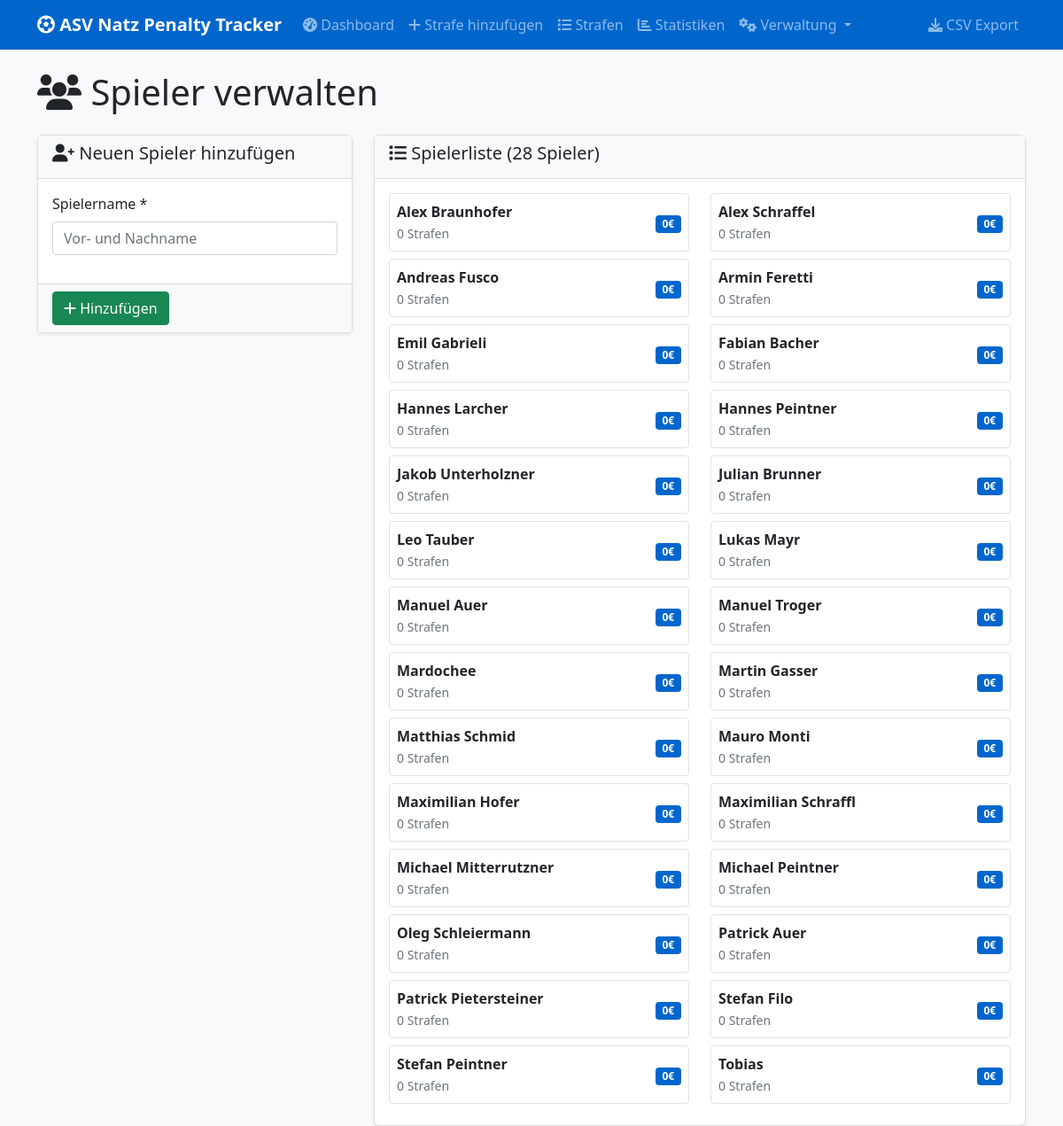
The page /players on the database its author committed.
### app.py (models this page shows)
class Player(db.Model):
    id = db.Column(db.Integer, primary_key=True)
    name = db.Column(db.String(100), nullable=False, unique=True)

### app.py (the view)
@app.route('/players')
def players():
    players = Player.query.order_by(Player.name).all()
    return render_template('players.html', players=players)

### templates/players.html (shortened to what this page needs)
{% extends "base.html" %}
{% block content %}
<div class="row">
    <div class="col-12">
        <h1 class="mb-4"><i class="fas fa-users"></i> Spieler verwalten</h1>
    </div>
</div>
<div class="row">
    <div class="col-md-4">
        <div class="card">
            <div class="card-header">
                <h5><i class="fas fa-user-plus"></i> Neuen Spieler hinzufügen</h5>
            </div>
            <form method="POST" action="{{ url_for('add_player') }}">
                <div class="card-body">
                    <div class="mb-3">
                        <label for="name" class="form-label">Spielername *</label>
                        <input type="text" class="form-control" id="name" name="name"
                               placeholder="Vor- und Nachname" required>
                    </div>
                </div>
                <div class="card-footer">
                    <button type="submit" class="btn btn-success">
                        <i class="fas fa-plus"></i> Hinzufügen
                    </button>
                </div>
            </form>
        </div>
    </div>
    <div class="col-md-8">
        <div class="card">
            <div class="card-header">
                <h5><i class="fas fa-list"></i> Spielerliste ({{ players|length }} Spieler)</h5>
            </div>
            <div class="card-body">
                {% if players %}
                    <div class="row">
                        {% for player in players %}
                            <div class="col-md-6 mb-2">
                                <div class="d-flex justify-content-between align-items-center p-2 border rounded">
                                    <div>
                                        <strong>{{ player.name }}</strong>
                                        <br>
                                        <small class="text-muted">
                                            {{ player.penalty_entries|length }} Strafen
                                        </small>
                                    </div>
                                    <div>
                                        <span class="badge bg-primary">
                                            {% set total_amount = player.penalty_entries|sum(attribute='total_amount') %}
                                            {{ "%.0f"|format(total_amount) }}€
                                        </span>
                                    </div>
                                </div>
                            </div>
                        {% endfor %}
                    </div>
                {% else %}
                    <div class="text-center py-4">
                        <i class="fas fa-users fa-3x text-muted mb-3"></i>
                        <h5>Keine Spieler gefunden</h5>
                        <p class="text-muted">Fügen Sie den ersten Spieler hinzu.</p>
                    </div>
                {% endif %}
            </div>
        </div>
    </div>
</div>
{% endblock %}

### static/css/style.css (style rules this page uses)
body { font-family: 'Segoe UI', Tahoma, Geneva, Verdana, sans-serif; background-color: #f8f9fa; }
.card { box-shadow: 0 0.125rem 0.25rem rgba(0, 0, 0, 0.075); border: 1px solid rgba(0, 0, 0, 0.125); border-radius: 0.375rem; }
.card-header { background-color: #f8f9fa; border-bottom: 1px solid rgba(0, 0, 0, 0.125); font-weight: 600; }
.bg-primary { background-color: #0066cc !important; }
.badge { font-size: 0.75em; }
.card-footer { background-color: #f8f9fa; border-top: 1px solid rgba(0, 0, 0, 0.125); }
.card { animation: fadeInUp 0.3s ease-out; }

### rows shown on the page
Player: name "Alex Braunhofer", penalty_entries|length "0", total_amount "0"
Player: name "Alex Schraffel", penalty_entries|length "0", total_amount "0"
Player: name "Andreas Fusco", penalty_entries|length "0", total_amount "0"
Player: name "Armin Feretti", penalty_entries|length "0", total_amount "0"
Player: name "Emil Gabrieli", penalty_entries|length "0", total_amount "0"
Player: name "Fabian Bacher", penalty_entries|length "0", total_amount "0"
Player: name "Hannes Larcher", penalty_entries|length "0", total_amount "0"
Player: name "Hannes Peintner", penalty_entries|length "0", total_amount "0"
Player: name "Jakob Unterholzner", penalty_entries|length "0", total_amount "0"
Player: name "Julian Brunner", penalty_entries|length "0", total_amount "0"
Player: name "Leo Tauber", penalty_entries|length "0", total_amount "0"
Player: name "Lukas Mayr", penalty_entries|length "0", total_amount "0"
Player: name "Manuel Auer", penalty_entries|length "0", total_amount "0"
Player: name "Manuel Troger", penalty_entries|length "0", total_amount "0"
Player: name "Mardochee", penalty_entries|length "0", total_amount "0"
Player: name "Martin Gasser", penalty_entries|length "0", total_amount "0"
Player: name "Matthias Schmid", penalty_entries|length "0", total_amount "0"
Player: name "Mauro Monti", penalty_entries|length "0", total_amount "0"
Player: name "Maximilian Hofer", penalty_entries|length "0", total_amount "0"
Player: name "Maximilian Schraffl", penalty_entries|length "0", total_amount "0"
Player: name "Michael Mitterrutzner", penalty_entries|length "0", total_amount "0"
Player: name "Michael Peintner", penalty_entries|length "0", total_amount "0"
Player: name "Oleg Schleiermann", penalty_entries|length "0", total_amount "0"
Player: name "Patrick Auer", penalty_entries|length "0", total_amount "0"
Player: name "Patrick Pietersteiner", penalty_entries|length "0", total_amount "0"
Player: name "Stefan Filo", penalty_entries|length "0", total_amount "0"
Player: name "Stefan Peintner", penalty_entries|length "0", total_amount "0"
Player: name "Tobias", penalty_entries|length "0", total_amount "0"

### other values the page prints
{{ players|length }} "28"
